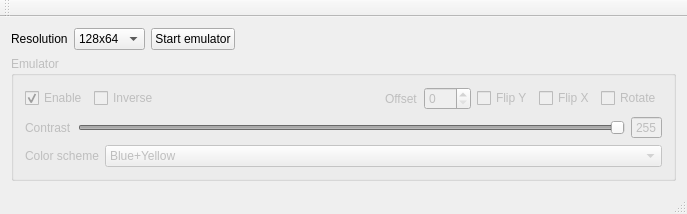
<?xml version="1.0" encoding="UTF-8"?>
<ui version="4.0">
 <class>MainWindow</class>
 <widget class="QMainWindow" name="MainWindow">
  <property name="geometry">
   <rect>
    <x>0</x>
    <y>0</y>
    <width>687</width>
    <height>213</height>
   </rect>
  </property>
  <property name="windowTitle">
   <string>MainWindow</string>
  </property>
  <widget class="QWidget" name="centralWidget">
   <layout class="QVBoxLayout" name="verticalLayout_2">
    <item>
     <layout class="QHBoxLayout" name="horizontalLayout_4">
      <item>
       <widget class="QLabel" name="label_3">
        <property name="sizePolicy">
         <sizepolicy hsizetype="Fixed" vsizetype="Preferred">
          <horstretch>0</horstretch>
          <verstretch>0</verstretch>
         </sizepolicy>
        </property>
        <property name="text">
         <string>Resolution</string>
        </property>
       </widget>
      </item>
      <item>
       <widget class="QComboBox" name="cbResolution">
        <property name="currentIndex">
         <number>1</number>
        </property>
        <item>
         <property name="text">
          <string>128x32</string>
         </property>
        </item>
        <item>
         <property name="text">
          <string>128x64</string>
         </property>
        </item>
       </widget>
      </item>
      <item>
       <widget class="QPushButton" name="btStart">
        <property name="text">
         <string>Start emulator</string>
        </property>
       </widget>
      </item>
      <item>
       <spacer name="horizontalSpacer_2">
        <property name="orientation">
         <enum>Qt::Horizontal</enum>
        </property>
        <property name="sizeHint" stdset="0">
         <size>
          <width>40</width>
          <height>20</height>
         </size>
        </property>
       </spacer>
      </item>
     </layout>
    </item>
    <item>
     <widget class="QGroupBox" name="gbEmu">
      <property name="enabled">
       <bool>false</bool>
      </property>
      <property name="title">
       <string>Emulator</string>
      </property>
      <layout class="QVBoxLayout" name="verticalLayout">
       <item>
        <layout class="QHBoxLayout" name="horizontalLayout">
         <item>
          <widget class="QCheckBox" name="chkEnabled">
           <property name="text">
            <string>Enable</string>
           </property>
           <property name="checked">
            <bool>true</bool>
           </property>
          </widget>
         </item>
         <item>
          <widget class="QCheckBox" name="cbInverse">
           <property name="text">
            <string>Inverse</string>
           </property>
          </widget>
         </item>
         <item>
          <spacer name="horizontalSpacer">
           <property name="orientation">
            <enum>Qt::Horizontal</enum>
           </property>
           <property name="sizeHint" stdset="0">
            <size>
             <width>40</width>
             <height>20</height>
            </size>
           </property>
          </spacer>
         </item>
         <item>
          <widget class="QLabel" name="label_4">
           <property name="text">
            <string>Offset</string>
           </property>
          </widget>
         </item>
         <item>
          <widget class="QSpinBox" name="sbOffset">
           <property name="maximum">
            <number>128</number>
           </property>
          </widget>
         </item>
         <item>
          <widget class="QCheckBox" name="cbFlipY">
           <property name="text">
            <string>Flip Y</string>
           </property>
          </widget>
         </item>
         <item>
          <widget class="QCheckBox" name="cbFlipX">
           <property name="text">
            <string>Flip X</string>
           </property>
          </widget>
         </item>
         <item>
          <widget class="QCheckBox" name="chkRotate">
           <property name="text">
            <string>Rotate</string>
           </property>
          </widget>
         </item>
        </layout>
       </item>
       <item>
        <layout class="QHBoxLayout" name="horizontalLayout_2">
         <item>
          <widget class="QLabel" name="label">
           <property name="text">
            <string>Contrast</string>
           </property>
          </widget>
         </item>
         <item>
          <widget class="QSlider" name="slContrast">
           <property name="maximum">
            <number>255</number>
           </property>
           <property name="value">
            <number>255</number>
           </property>
           <property name="orientation">
            <enum>Qt::Horizontal</enum>
           </property>
          </widget>
         </item>
         <item>
          <widget class="QSpinBox" name="spinBox">
           <property name="readOnly">
            <bool>true</bool>
           </property>
           <property name="buttonSymbols">
            <enum>QAbstractSpinBox::NoButtons</enum>
           </property>
           <property name="maximum">
            <number>255</number>
           </property>
           <property name="value">
            <number>255</number>
           </property>
          </widget>
         </item>
        </layout>
       </item>
       <item>
        <layout class="QHBoxLayout" name="horizontalLayout_3">
         <item>
          <widget class="QLabel" name="label_2">
           <property name="sizePolicy">
            <sizepolicy hsizetype="Fixed" vsizetype="Preferred">
             <horstretch>0</horstretch>
             <verstretch>0</verstretch>
            </sizepolicy>
           </property>
           <property name="text">
            <string>Color scheme</string>
           </property>
          </widget>
         </item>
         <item>
          <widget class="QComboBox" name="cbColors">
           <property name="currentIndex">
            <number>2</number>
           </property>
           <item>
            <property name="text">
             <string>White</string>
            </property>
           </item>
           <item>
            <property name="text">
             <string>Blue</string>
            </property>
           </item>
           <item>
            <property name="text">
             <string>Blue+Yellow</string>
            </property>
           </item>
          </widget>
         </item>
        </layout>
       </item>
      </layout>
     </widget>
    </item>
   </layout>
  </widget>
  <widget class="QMenuBar" name="menuBar">
   <property name="geometry">
    <rect>
     <x>0</x>
     <y>0</y>
     <width>687</width>
     <height>21</height>
    </rect>
   </property>
  </widget>
  <widget class="QToolBar" name="mainToolBar">
   <attribute name="toolBarArea">
    <enum>TopToolBarArea</enum>
   </attribute>
   <attribute name="toolBarBreak">
    <bool>false</bool>
   </attribute>
  </widget>
  <widget class="QStatusBar" name="statusBar"/>
 </widget>
 <layoutdefault spacing="6" margin="11"/>
 <resources/>
 <connections>
  <connection>
   <sender>slContrast</sender>
   <signal>valueChanged(int)</signal>
   <receiver>spinBox</receiver>
   <slot>setValue(int)</slot>
   <hints>
    <hint type="sourcelabel">
     <x>100</x>
     <y>93</y>
    </hint>
    <hint type="destinationlabel">
     <x>212</x>
     <y>95</y>
    </hint>
   </hints>
  </connection>
 </connections>
</ui>
